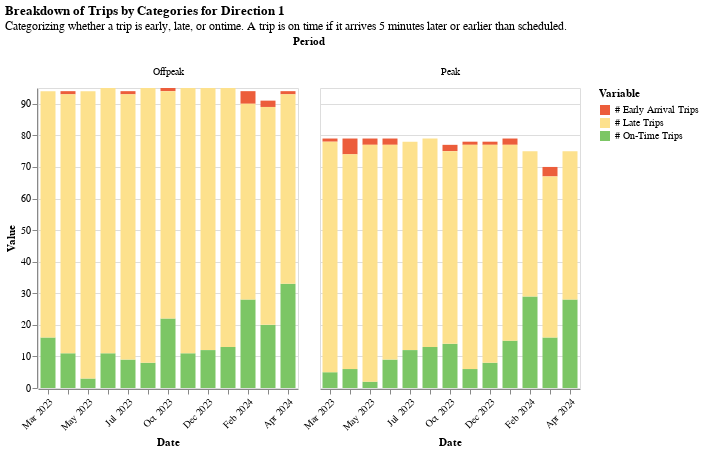

The cell this chart's notebook holds for it:
### Code cell
base_facet_chart(
    timeliness.loc[timeliness["Direction"] == 1],
    "value",
    "variable",
    "Period",
    readable_dict["timeliness_trips_dir_1_graph"]["title"],
    readable_dict["timeliness_trips_dir_0_graph"]["subtitle"]
)

### Figure 1 — Vega-Lite specification as saved in the notebook (floating-point values rounded to 4 significant figures)
{"config": {"view": {"continuousWidth": 300, "continuousHeight": 300}}, "data": {"name": "data-949bcdebce4bc2563b26542650da6ba8"}, "facet": {"column": {"field": "Period", "type": "nominal"}}, "spec": {"mark": {"type": "bar", "clip": true, "size": 15}, "encoding": {"color": {"field": "variable", "scale": {"range": ["#ec5d3b", "#fde18d", "#7cc665"]}, "title": "Variable", "type": "nominal"}, "tooltip": [{"field": "Direction", "type": "quantitative"}, {"field": "Period", "type": "nominal"}, {"field": "Route", "type": "nominal"}, {"field": "Organization", "type": "nominal"}, {"field": "Date", "type": "temporal"}, {"field": "value", "type": "quantitative"}, {"field": "variable", "type": "nominal"}], "x": {"axis": {"format": "%b %Y", "labelAngle": -45}, "field": "Date", "timeUnit": "yearmonthdate", "title": ["Date"], "type": "ordinal"}, "y": {"field": "value", "scale": {"domain": [0, 95]}, "title": "Value", "type": "quantitative"}}}, "title": {"text": "Breakdown of Trips by Categories for Direction 1", "subtitle": "Categorizing whether a trip is early, late, or ontime. A trip is on time if it arrives 5 minutes later or earlier than scheduled."}, "$schema": "https://vega.github.io/schema/vega-lite/v5.14.1.json", "datasets": {"data-949bcdebce4bc2563b26542650da6ba8": [{"Date": "2023-04-12T00:00:00", "Organization": "City and County of San Francisco", "Route": "49 VAN NESS-MISSION", "Period": "Offpeak", "Direction": 1.0, "variable": "# Early Arrival Trips", "value": 1, "value_str": "1"}, {"Date": "2023-05-17T00:00:00", "Organization": "City and County of San Francisco", "Route": "49 VAN NESS-MISSION", "Period": "Offpeak", "Direction": 1.0, "variable": "# Early Arrival Trips", "value": 0, "value_str": "0"}, {"Date": "2023-06-14T00:00:00", "Organization": "City and County of San Francisco", "Route": "49 VAN NESS-MISSION", "Period": "Offpeak", "Direction": 1.0, "variable": "# Early Arrival Trips", "value": 2, "value_str": "2"}, {"Date": "2023-07-12T00:00:00", "Organization": "City and County of San Francisco", "Route": "49 VAN NESS-MISSION", "Period": "Offpeak", "Direction": 1.0, "variable": "# Early Arrival Trips", "value": 1, "value_str": "1"}, {"Date": "2023-08-15T00:00:00", "Organization": "City and County of San Francisco", "Route": "49 VAN NESS-MISSION", "Period": "Offpeak", "Direction": 1.0, "variable": "# Early Arrival Trips", "value": 1, "value_str": "1"}, {"Date": "2023-10-11T00:00:00", "Organization": "City and County of San Francisco", "Route": "49 VAN NESS-MISSION", "Period": "Offpeak", "Direction": 1.0, "variable": "# Early Arrival Trips", "value": 2, "value_str": "2"}, {"Date": "2023-11-15T00:00:00", "Organization": "City and County of San Francisco", "Route": "49 VAN NESS-MISSION", "Period": "Offpeak", "Direction": 1.0, "variable": "# Early Arrival Trips", "value": 2, "value_str": "2"}, {"Date": "2023-12-13T00:00:00", "Organization": "City and County of San Francisco", "Route": "49 VAN NESS-MISSION", "Period": "Offpeak", "Direction": 1.0, "variable": "# Early Arrival Trips", "value": 1, "value_str": "1"}, {"Date": "2024-01-17T00:00:00", "Organization": "City and County of San Francisco", "Route": "49 VAN NESS-MISSION", "Period": "Offpeak", "Direction": 1.0, "variable": "# Early Arrival Trips", "value": 1, "value_str": "1"}, {"Date": "2024-02-14T00:00:00", "Organization": "City and County of San Francisco", "Route": "49 VAN NESS-MISSION", "Period": "Offpeak", "Direction": 1.0, "variable": "# Early Arrival Trips", "value": 4, "value_str": "4"}, {"Date": "2024-03-13T00:00:00", "Organization": "City and County of San Francisco", "Route": "49 VAN NESS-MISSION", "Period": "Offpeak", "Direction": 1.0, "variable": "# Early Arrival Trips", "value": 2, "value_str": "2"}, {"Date": "2024-04-17T00:00:00", "Organization": "City and County of San Francisco", "Route": "49 VAN NESS-MISSION", "Period": "Offpeak", "Direction": 1.0, "variable": "# Early Arrival Trips", "value": 1, "value_str": "1"}, {"Date": "2023-04-12T00:00:00", "Organization": "City and County of San Francisco", "Route": "49 VAN NESS-MISSION", "Period": "Peak", "Direction": 1.0, "variable": "# Early Arrival Trips", "value": 5, "value_str": "5"}, {"Date": "2023-05-17T00:00:00", "Organization": "City and County of San Francisco", "Route": "49 VAN NESS-MISSION", "Period": "Peak", "Direction": 1.0, "variable": "# Early Arrival Trips", "value": 2, "value_str": "2"}, {"Date": "2023-06-14T00:00:00", "Organization": "City and County of San Francisco", "Route": "49 VAN NESS-MISSION", "Period": "Peak", "Direction": 1.0, "variable": "# Early Arrival Trips", "value": 2, "value_str": "2"}, {"Date": "2023-07-12T00:00:00", "Organization": "City and County of San Francisco", "Route": "49 VAN NESS-MISSION", "Period": "Peak", "Direction": 1.0, "variable": "# Early Arrival Trips", "value": 0, "value_str": "0"}, {"Date": "2023-08-15T00:00:00", "Organization": "City and County of San Francisco", "Route": "49 VAN NESS-MISSION", "Period": "Peak", "Direction": 1.0, "variable": "# Early Arrival Trips", "value": 0, "value_str": "0"}, {"Date": "2023-10-11T00:00:00", "Organization": "City and County of San Francisco", "Route": "49 VAN NESS-MISSION", "Period": "Peak", "Direction": 1.0, "variable": "# Early Arrival Trips", "value": 2, "value_str": "2"}, {"Date": "2023-11-15T00:00:00", "Organization": "City and County of San Francisco", "Route": "49 VAN NESS-MISSION", "Period": "Peak", "Direction": 1.0, "variable": "# Early Arrival Trips", "value": 1, "value_str": "1"}, {"Date": "2023-12-13T00:00:00", "Organization": "City and County of San Francisco", "Route": "49 VAN NESS-MISSION", "Period": "Peak", "Direction": 1.0, "variable": "# Early Arrival Trips", "value": 1, "value_str": "1"}, {"Date": "2024-01-17T00:00:00", "Organization": "City and County of San Francisco", "Route": "49 VAN NESS-MISSION", "Period": "Peak", "Direction": 1.0, "variable": "# Early Arrival Trips", "value": 2, "value_str": "2"}, {"Date": "2024-02-14T00:00:00", "Organization": "City and County of San Francisco", "Route": "49 VAN NESS-MISSION", "Period": "Peak", "Direction": 1.0, "variable": "# Early Arrival Trips", "value": 0, "value_str": "0"}, {"Date": "2024-03-13T00:00:00", "Organization": "City and County of San Francisco", "Route": "49 VAN NESS-MISSION", "Period": "Peak", "Direction": 1.0, "variable": "# Early Arrival Trips", "value": 3, "value_str": "3"}, {"Date": "2024-04-17T00:00:00", "Organization": "City and County of San Francisco", "Route": "49 VAN NESS-MISSION", "Period": "Peak", "Direction": 1.0, "variable": "# Early Arrival Trips", "value": 0, "value_str": "0"}, {"Date": "2023-03-15T00:00:00", "Organization": "City and County of San Francisco", "Route": "49 VAN NESS-MISSION", "Period": "Offpeak", "Direction": 1.0, "variable": "# Early Arrival Trips", "value": 0, "value_str": "0"}, {"Date": "2023-03-15T00:00:00", "Organization": "City and County of San Francisco", "Route": "49 VAN NESS-MISSION", "Period": "Peak", "Direction": 1.0, "variable": "# Early Arrival Trips", "value": 1, "value_str": "1"}, {"Date": "2023-04-12T00:00:00", "Organization": "City and County of San Francisco", "Route": "49 VAN NESS-MISSION", "Period": "Offpeak", "Direction": 1.0, "variable": "# On-Time Trips", "value": 11, "value_str": "11"}, {"Date": "2023-05-17T00:00:00", "Organization": "City and County of San Francisco", "Route": "49 VAN NESS-MISSION", "Period": "Offpeak", "Direction": 1.0, "variable": "# On-Time Trips", "value": 3, "value_str": "3"}, {"Date": "2023-06-14T00:00:00", "Organization": "City and County of San Francisco", "Route": "49 VAN NESS-MISSION", "Period": "Offpeak", "Direction": 1.0, "variable": "# On-Time Trips", "value": 11, "value_str": "11"}, {"Date": "2023-07-12T00:00:00", "Organization": "City and County of San Francisco", "Route": "49 VAN NESS-MISSION", "Period": "Offpeak", "Direction": 1.0, "variable": "# On-Time Trips", "value": 9, "value_str": "9"}, {"Date": "2023-08-15T00:00:00", "Organization": "City and County of San Francisco", "Route": "49 VAN NESS-MISSION", "Period": "Offpeak", "Direction": 1.0, "variable": "# On-Time Trips", "value": 8, "value_str": "8"}, {"Date": "2023-10-11T00:00:00", "Organization": "City and County of San Francisco", "Route": "49 VAN NESS-MISSION", "Period": "Offpeak", "Direction": 1.0, "variable": "# On-Time Trips", "value": 22, "value_str": "22"}, {"Date": "2023-11-15T00:00:00", "Organization": "City and County of San Francisco", "Route": "49 VAN NESS-MISSION", "Period": "Offpeak", "Direction": 1.0, "variable": "# On-Time Trips", "value": 11, "value_str": "11"}, {"Date": "2023-12-13T00:00:00", "Organization": "City and County of San Francisco", "Route": "49 VAN NESS-MISSION", "Period": "Offpeak", "Direction": 1.0, "variable": "# On-Time Trips", "value": 12, "value_str": "12"}, {"Date": "2024-01-17T00:00:00", "Organization": "City and County of San Francisco", "Route": "49 VAN NESS-MISSION", "Period": "Offpeak", "Direction": 1.0, "variable": "# On-Time Trips", "value": 13, "value_str": "13"}, {"Date": "2024-02-14T00:00:00", "Organization": "City and County of San Francisco", "Route": "49 VAN NESS-MISSION", "Period": "Offpeak", "Direction": 1.0, "variable": "# On-Time Trips", "value": 28, "value_str": "28"}, {"Date": "2024-03-13T00:00:00", "Organization": "City and County of San Francisco", "Route": "49 VAN NESS-MISSION", "Period": "Offpeak", "Direction": 1.0, "variable": "# On-Time Trips", "value": 20, "value_str": "20"}, {"Date": "2024-04-17T00:00:00", "Organization": "City and County of San Francisco", "Route": "49 VAN NESS-MISSION", "Period": "Offpeak", "Direction": 1.0, "variable": "# On-Time Trips", "value": 33, "value_str": "33"}, {"Date": "2023-04-12T00:00:00", "Organization": "City and County of San Francisco", "Route": "49 VAN NESS-MISSION", "Period": "Peak", "Direction": 1.0, "variable": "# On-Time Trips", "value": 6, "value_str": "6"}, {"Date": "2023-05-17T00:00:00", "Organization": "City and County of San Francisco", "Route": "49 VAN NESS-MISSION", "Period": "Peak", "Direction": 1.0, "variable": "# On-Time Trips", "value": 2, "value_str": "2"}, {"Date": "2023-06-14T00:00:00", "Organization": "City and County of San Francisco", "Route": "49 VAN NESS-MISSION", "Period": "Peak", "Direction": 1.0, "variable": "# On-Time Trips", "value": 9, "value_str": "9"}, {"Date": "2023-07-12T00:00:00", "Organization": "City and County of San Francisco", "Route": "49 VAN NESS-MISSION", "Period": "Peak", "Direction": 1.0, "variable": "# On-Time Trips", "value": 12, "value_str": "12"}, {"Date": "2023-08-15T00:00:00", "Organization": "City and County of San Francisco", "Route": "49 VAN NESS-MISSION", "Period": "Peak", "Direction": 1.0, "variable": "# On-Time Trips", "value": 13, "value_str": "13"}, {"Date": "2023-10-11T00:00:00", "Organization": "City and County of San Francisco", "Route": "49 VAN NESS-MISSION", "Period": "Peak", "Direction": 1.0, "variable": "# On-Time Trips", "value": 14, "value_str": "14"}, {"Date": "2023-11-15T00:00:00", "Organization": "City and County of San Francisco", "Route": "49 VAN NESS-MISSION", "Period": "Peak", "Direction": 1.0, "variable": "# On-Time Trips", "value": 6, "value_str": "6"}, {"Date": "2023-12-13T00:00:00", "Organization": "City and County of San Francisco", "Route": "49 VAN NESS-MISSION", "Period": "Peak", "Direction": 1.0, "variable": "# On-Time Trips", "value": 8, "value_str": "8"}, {"Date": "2024-01-17T00:00:00", "Organization": "City and County of San Francisco", "Route": "49 VAN NESS-MISSION", "Period": "Peak", "Direction": 1.0, "variable": "# On-Time Trips", "value": 15, "value_str": "15"}, {"Date": "2024-02-14T00:00:00", "Organization": "City and County of San Francisco", "Route": "49 VAN NESS-MISSION", "Period": "Peak", "Direction": 1.0, "variable": "# On-Time Trips", "value": 29, "value_str": "29"}, {"Date": "2024-03-13T00:00:00", "Organization": "City and County of San Francisco", "Route": "49 VAN NESS-MISSION", "Period": "Peak", "Direction": 1.0, "variable": "# On-Time Trips", "value": 16, "value_str": "16"}, {"Date": "2024-04-17T00:00:00", "Organization": "City and County of San Francisco", "Route": "49 VAN NESS-MISSION", "Period": "Peak", "Direction": 1.0, "variable": "# On-Time Trips", "value": 28, "value_str": "28"}, {"Date": "2023-03-15T00:00:00", "Organization": "City and County of San Francisco", "Route": "49 VAN NESS-MISSION", "Period": "Offpeak", "Direction": 1.0, "variable": "# On-Time Trips", "value": 16, "value_str": "16"}, {"Date": "2023-03-15T00:00:00", "Organization": "City and County of San Francisco", "Route": "49 VAN NESS-MISSION", "Period": "Peak", "Direction": 1.0, "variable": "# On-Time Trips", "value": 5, "value_str": "5"}, {"Date": "2023-04-12T00:00:00", "Organization": "City and County of San Francisco", "Route": "49 VAN NESS-MISSION", "Period": "Offpeak", "Direction": 1.0, "variable": "# Late Trips", "value": 82, "value_str": "82"}, {"Date": "2023-05-17T00:00:00", "Organization": "City and County of San Francisco", "Route": "49 VAN NESS-MISSION", "Period": "Offpeak", "Direction": 1.0, "variable": "# Late Trips", "value": 91, "value_str": "91"}, {"Date": "2023-06-14T00:00:00", "Organization": "City and County of San Francisco", "Route": "49 VAN NESS-MISSION", "Period": "Offpeak", "Direction": 1.0, "variable": "# Late Trips", "value": 84, "value_str": "84"}, {"Date": "2023-07-12T00:00:00", "Organization": "City and County of San Francisco", "Route": "49 VAN NESS-MISSION", "Period": "Offpeak", "Direction": 1.0, "variable": "# Late Trips", "value": 84, "value_str": "84"}, {"Date": "2023-08-15T00:00:00", "Organization": "City and County of San Francisco", "Route": "49 VAN NESS-MISSION", "Period": "Offpeak", "Direction": 1.0, "variable": "# Late Trips", "value": 87, "value_str": "87"}, {"Date": "2023-10-11T00:00:00", "Organization": "City and County of San Francisco", "Route": "49 VAN NESS-MISSION", "Period": "Offpeak", "Direction": 1.0, "variable": "# Late Trips", "value": 72, "value_str": "72"}, {"Date": "2023-11-15T00:00:00", "Organization": "City and County of San Francisco", "Route": "49 VAN NESS-MISSION", "Period": "Offpeak", "Direction": 1.0, "variable": "# Late Trips", "value": 84, "value_str": "84"}, {"Date": "2023-12-13T00:00:00", "Organization": "City and County of San Francisco", "Route": "49 VAN NESS-MISSION", "Period": "Offpeak", "Direction": 1.0, "variable": "# Late Trips", "value": 84, "value_str": "84"}, {"Date": "2024-01-17T00:00:00", "Organization": "City and County of San Francisco", "Route": "49 VAN NESS-MISSION", "Period": "Offpeak", "Direction": 1.0, "variable": "# Late Trips", "value": 83, "value_str": "83"}, {"Date": "2024-02-14T00:00:00", "Organization": "City and County of San Francisco", "Route": "49 VAN NESS-MISSION", "Period": "Offpeak", "Direction": 1.0, "variable": "# Late Trips", "value": 62, "value_str": "62"}, {"Date": "2024-03-13T00:00:00", "Organization": "City and County of San Francisco", "Route": "49 VAN NESS-MISSION", "Period": "Offpeak", "Direction": 1.0, "variable": "# Late Trips", "value": 69, "value_str": "69"}, {"Date": "2024-04-17T00:00:00", "Organization": "City and County of San Francisco", "Route": "49 VAN NESS-MISSION", "Period": "Offpeak", "Direction": 1.0, "variable": "# Late Trips", "value": 60, "value_str": "60"}, {"Date": "2023-04-12T00:00:00", "Organization": "City and County of San Francisco", "Route": "49 VAN NESS-MISSION", "Period": "Peak", "Direction": 1.0, "variable": "# Late Trips", "value": 68, "value_str": "68"}, {"Date": "2023-05-17T00:00:00", "Organization": "City and County of San Francisco", "Route": "49 VAN NESS-MISSION", "Period": "Peak", "Direction": 1.0, "variable": "# Late Trips", "value": 75, "value_str": "75"}, {"Date": "2023-06-14T00:00:00", "Organization": "City and County of San Francisco", "Route": "49 VAN NESS-MISSION", "Period": "Peak", "Direction": 1.0, "variable": "# Late Trips", "value": 68, "value_str": "68"}, {"Date": "2023-07-12T00:00:00", "Organization": "City and County of San Francisco", "Route": "49 VAN NESS-MISSION", "Period": "Peak", "Direction": 1.0, "variable": "# Late Trips", "value": 66, "value_str": "66"}, {"Date": "2023-08-15T00:00:00", "Organization": "City and County of San Francisco", "Route": "49 VAN NESS-MISSION", "Period": "Peak", "Direction": 1.0, "variable": "# Late Trips", "value": 66, "value_str": "66"}, {"Date": "2023-10-11T00:00:00", "Organization": "City and County of San Francisco", "Route": "49 VAN NESS-MISSION", "Period": "Peak", "Direction": 1.0, "variable": "# Late Trips", "value": 61, "value_str": "61"}, {"Date": "2023-11-15T00:00:00", "Organization": "City and County of San Francisco", "Route": "49 VAN NESS-MISSION", "Period": "Peak", "Direction": 1.0, "variable": "# Late Trips", "value": 71, "value_str": "71"}, {"Date": "2023-12-13T00:00:00", "Organization": "City and County of San Francisco", "Route": "49 VAN NESS-MISSION", "Period": "Peak", "Direction": 1.0, "variable": "# Late Trips", "value": 69, "value_str": "69"}, {"Date": "2024-01-17T00:00:00", "Organization": "City and County of San Francisco", "Route": "49 VAN NESS-MISSION", "Period": "Peak", "Direction": 1.0, "variable": "# Late Trips", "value": 62, "value_str": "62"}, {"Date": "2024-02-14T00:00:00", "Organization": "City and County of San Francisco", "Route": "49 VAN NESS-MISSION", "Period": "Peak", "Direction": 1.0, "variable": "# Late Trips", "value": 46, "value_str": "46"}, {"Date": "2024-03-13T00:00:00", "Organization": "City and County of San Francisco", "Route": "49 VAN NESS-MISSION", "Period": "Peak", "Direction": 1.0, "variable": "# Late Trips", "value": 51, "value_str": "51"}, {"Date": "2024-04-17T00:00:00", "Organization": "City and County of San Francisco", "Route": "49 VAN NESS-MISSION", "Period": "Peak", "Direction": 1.0, "variable": "# Late Trips", "value": 47, "value_str": "47"}, {"Date": "2023-03-15T00:00:00", "Organization": "City and County of San Francisco", "Route": "49 VAN NESS-MISSION", "Period": "Offpeak", "Direction": 1.0, "variable": "# Late Trips", "value": 78, "value_str": "78"}, {"Date": "2023-03-15T00:00:00", "Organization": "City and County of San Francisco", "Route": "49 VAN NESS-MISSION", "Period": "Peak", "Direction": 1.0, "variable": "# Late Trips", "value": 73, "value_str": "73"}]}}
